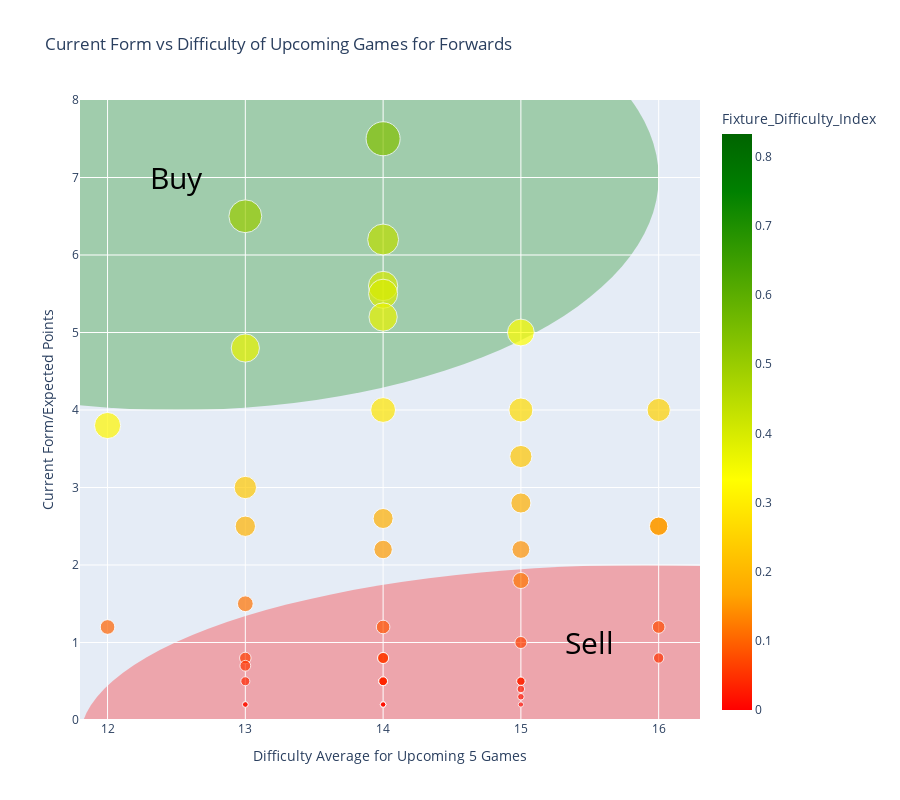

This figure's notebook cell:
### Code cell
# Now the same for Forwards
sorted_forwards_df.rename(columns={'FD_index': 'Fixture_Difficulty_Index'}, inplace=True)


fig = px.scatter(sorted_forwards_df, x='Difficulty_score', y='form_player', color='Fixture_Difficulty_Index', 
                 size='Fixture_Difficulty_Index',  
                 labels={'form_player': 'Current Form/Expected Points', 'Difficulty_score': 'Difficulty Average for Upcoming 5 Games'},
                 hover_data=['full_name', 'Fixture_Difficulty_Index', 'name', 'now_cost'], title='Current Form vs Difficulty of Upcoming Games for Forwards',
                 size_max=30,  
                 color_continuous_scale=[
                    (0.0, 'red'),
                    (0.2, 'orange'),
                    (0.4, 'yellow'),
                    (0.9, 'green'),
                    (1.0, 'darkgreen') 
                 ]
                )


fig.update_layout(
    shapes=[
        dict(
            type='circle',
            xref='x',
            yref='y',
            x0=9,
            y0=10,
            x1=16,
            y1=4,
            fillcolor='green',
            opacity=0.3,
            layer='below',
            line=dict(width=0),
        ),
        dict(
            type='circle',
            xref='x',
            yref='y',
            x0=11.8,
            y0=2,
            x1=20,
            y1=-2.5,
            fillcolor='red',
            opacity=0.3,
            layer='below',
            line=dict(width=0),
        )
    ],
    annotations=[
        dict(
            text='Buy', 
            x=12.5,  
            y=7,   
            showarrow=False,
            font=dict(color='black', size=30),
        ),
        dict(
            text='Sell',
            x=15.5,  
            y=1,   
            showarrow=False,
            font=dict(color='black', size=30),
        )
    ]
)


fig.update_layout(showlegend=False, height=800)  


fig.update_xaxes(range=[11.8, 16.3])
fig.update_yaxes(range=[0, 8])

fig.show()

### Figure 1 — Plotly figure (JSON) as saved in the notebook; plotly's stock layout.template omitted (floating-point values rounded to 4 significant figures; data arrays with more than 128 entries replaced by an {"elided": "..."} marker saying what was removed)
{"data": [{"customdata": {"elided": "108x4 mixed values"}, "hovertemplate": "Difficulty Average for Upcoming 5 Games=%{x}<br>Current Form/Expected Points=%{y}<br>Fixture_Difficulty_Index=%{marker.color}<br>full_name=%{customdata[0]}<br>name=%{customdata[2]}<br>now_cost=%{customdata[3]}<extra></extra>", "legendgroup": "", "marker": {"color": [0.833, 0.657, 0.536, 0.5, 0.443, 0.4, 0.393, 0.371, 0.369, 0.341, 0.333, 0.317, 0.286, 0.282, 0.267, 0.25, 0.231, 0.227, 0.192, 0.187, 0.186, 0.157, 0.156, 0.156, 0.147, 0.12, 0.115, 0.1, 0.086, 0.075, 0.067, 0.062, 0.057, 0.057, 0.054, 0.05, 0.038, 0.036, 0.036, 0.036, 0.036, 0.033, 0.033, 0.027, 0.02, 0.015, 0.015, 0.014, 0.014, 0.014, 0.014, 0.013, 0, 0, 0, 0, 0, 0, 0, 0, 0, 0, 0, 0, 0, 0, 0, 0, 0, 0, 0, 0, 0, 0, 0, 0, 0, 0, 0, 0, 0, 0, 0, 0, 0, 0, 0, 0, 0, 0, 0, 0, 0, 0, 0, 0, 0, 0, 0, 0, 0, 0, 0, 0, 0, 0, 0, 0], "coloraxis": "coloraxis", "size": [0.833, 0.657, 0.536, 0.5, 0.443, 0.4, 0.393, 0.371, 0.369, 0.341, 0.333, 0.317, 0.286, 0.282, 0.267, 0.25, 0.231, 0.227, 0.192, 0.187, 0.186, 0.157, 0.156, 0.156, 0.147, 0.12, 0.115, 0.1, 0.086, 0.075, 0.067, 0.062, 0.057, 0.057, 0.054, 0.05, 0.038, 0.036, 0.036, 0.036, 0.036, 0.033, 0.033, 0.027, 0.02, 0.015, 0.015, 0.014, 0.014, 0.014, 0.014, 0.013, 0, 0, 0, 0, 0, 0, 0, 0, 0, 0, 0, 0, 0, 0, 0, 0, 0, 0, 0, 0, 0, 0, 0, 0, 0, 0, 0, 0, 0, 0, 0, 0, 0, 0, 0, 0, 0, 0, 0, 0, 0, 0, 0, 0, 0, 0, 0, 0, 0, 0, 0, 0, 0, 0, 0, 0], "sizemode": "area", "sizeref": 0.0009256, "symbol": "circle"}, "mode": "markers", "name": "", "orientation": "v", "showlegend": false, "type": "scatter", "x": [12, 14, 14, 13, 14, 14, 14, 14, 13, 17, 15, 12, 14, 17, 15, 16, 13, 15, 13, 15, 14, 14, 16, 16, 15, 15, 13, 12, 14, 16, 15, 13, 14, 14, 13, 16, 13, 14, 14, 14, 14, 15, 15, 15, 15, 13, 13, 14, 14, 14, 14, 15, 14, 13, 14, 12, 14, 14, 15, 13, 14, 14, 14, 13, 16, 12, 12, 15, 16, 16, 16, 16, 13, 15, 15, 15, 15, 12, 12, 12, 12, 15, 15, 14, 14, 14, 14, 14, 14, 14, 14, 13, 13, 15, 15, 15, 15, 15, 14, 14, 14, 14, 14, 13, 13, 13, 14, 14], "xaxis": "x", "y": [10, 9.2, 7.5, 6.5, 6.2, 5.6, 5.5, 5.2, 4.8, 5.8, 5, 3.8, 4, 4.8, 4, 4, 3, 3.4, 2.5, 2.8, 2.6, 2.2, 2.5, 2.5, 2.2, 1.8, 1.5, 1.2, 1.2, 1.2, 1, 0.8, 0.8, 0.8, 0.7, 0.8, 0.5, 0.5, 0.5, 0.5, 0.5, 0.5, 0.5, 0.4, 0.3, 0.2, 0.2, 0.2, 0.2, 0.2, 0.2, 0.2, 0, 0, 0, 0, 0, 0, 0, 0, 0, 0, 0, 0, 0, 0, 0, 0, 0, 0, 0, 0, 0, 0, 0, 0, 0, 0, 0, 0, 0, 0, 0, 0, 0, 0, 0, 0, 0, 0, 0, 0, 0, 0, 0, 0, 0, 0, 0, 0, 0, 0, 0, 0, 0, 0, 0, 0], "yaxis": "y"}], "layout": {"annotations": [{"font": {"color": "black", "size": 30}, "showarrow": false, "text": "Buy", "x": 12.5, "y": 7}, {"font": {"color": "black", "size": 30}, "showarrow": false, "text": "Sell", "x": 15.5, "y": 1}], "coloraxis": {"colorbar": {"title": {"text": "Fixture_Difficulty_Index"}}, "colorscale": [[0, "red"], [0.2, "orange"], [0.4, "yellow"], [0.9, "green"], [1, "darkgreen"]]}, "height": 800, "legend": {"itemsizing": "constant", "tracegroupgap": 0}, "shapes": [{"fillcolor": "green", "layer": "below", "line": {"width": 0}, "opacity": 0.3, "type": "circle", "x0": 9, "x1": 16, "xref": "x", "y0": 10, "y1": 4, "yref": "y"}, {"fillcolor": "red", "layer": "below", "line": {"width": 0}, "opacity": 0.3, "type": "circle", "x0": 11.8, "x1": 20, "xref": "x", "y0": 2, "y1": -2.5, "yref": "y"}], "showlegend": false, "title": {"text": "Current Form vs Difficulty of Upcoming Games for Forwards"}, "xaxis": {"anchor": "y", "domain": [0, 1], "range": [11.8, 16.3], "title": {"text": "Difficulty Average for Upcoming 5 Games"}}, "yaxis": {"anchor": "x", "domain": [0, 1], "range": [0, 8], "title": {"text": "Current Form/Expected Points"}}}}
